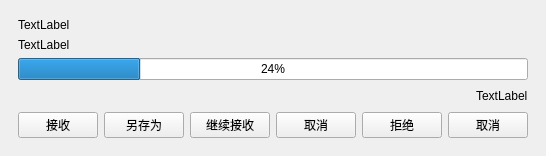
<?xml version="1.0" encoding="UTF-8"?>
<ui version="4.0">
 <class>FileTranStatus</class>
 <widget class="QWidget" name="FileTranStatus">
  <property name="geometry">
   <rect>
    <x>0</x>
    <y>0</y>
    <width>443</width>
    <height>151</height>
   </rect>
  </property>
  <property name="windowTitle">
   <string>Form</string>
  </property>
  <layout class="QVBoxLayout" name="verticalLayout_2">
   <property name="margin">
    <number>9</number>
   </property>
   <item>
    <layout class="QVBoxLayout" name="verticalLayout">
     <property name="margin">
      <number>9</number>
     </property>
     <item>
      <widget class="QLabel" name="sendRecvStatusLabel">
       <property name="text">
        <string>TextLabel</string>
       </property>
      </widget>
     </item>
     <item>
      <widget class="QLabel" name="fileNameLabel">
       <property name="text">
        <string>TextLabel</string>
       </property>
      </widget>
     </item>
     <item>
      <widget class="QProgressBar" name="progressBar">
       <property name="value">
        <number>24</number>
       </property>
      </widget>
     </item>
     <item>
      <layout class="QHBoxLayout" name="horizontalLayout_2">
       <item>
        <spacer name="horizontalSpacer">
         <property name="orientation">
          <enum>Qt::Horizontal</enum>
         </property>
         <property name="sizeHint" stdset="0">
          <size>
           <width>40</width>
           <height>20</height>
          </size>
         </property>
        </spacer>
       </item>
       <item>
        <widget class="QLabel" name="fileSizeLabel">
         <property name="text">
          <string>TextLabel</string>
         </property>
        </widget>
       </item>
      </layout>
     </item>
     <item>
      <layout class="QHBoxLayout" name="horizontalLayout">
       <item>
        <spacer name="horizontalSpacer_2">
         <property name="orientation">
          <enum>Qt::Horizontal</enum>
         </property>
         <property name="sizeHint" stdset="0">
          <size>
           <width>40</width>
           <height>20</height>
          </size>
         </property>
        </spacer>
       </item>
       <item>
        <widget class="QPushButton" name="recvButton">
         <property name="text">
          <string>接收</string>
         </property>
        </widget>
       </item>
       <item>
        <widget class="QPushButton" name="saveButton">
         <property name="text">
          <string>另存为</string>
         </property>
        </widget>
       </item>
       <item>
        <widget class="QPushButton" name="continueButton">
         <property name="text">
          <string>继续接收</string>
         </property>
        </widget>
       </item>
       <item>
        <widget class="QPushButton" name="cancelRecvButton">
         <property name="text">
          <string>取消</string>
         </property>
        </widget>
       </item>
       <item>
        <widget class="QPushButton" name="refuseButton">
         <property name="text">
          <string>拒绝</string>
         </property>
        </widget>
       </item>
       <item>
        <widget class="QPushButton" name="cancelButton">
         <property name="text">
          <string>取消</string>
         </property>
        </widget>
       </item>
      </layout>
     </item>
    </layout>
   </item>
  </layout>
 </widget>
 <resources/>
 <connections/>
</ui>
